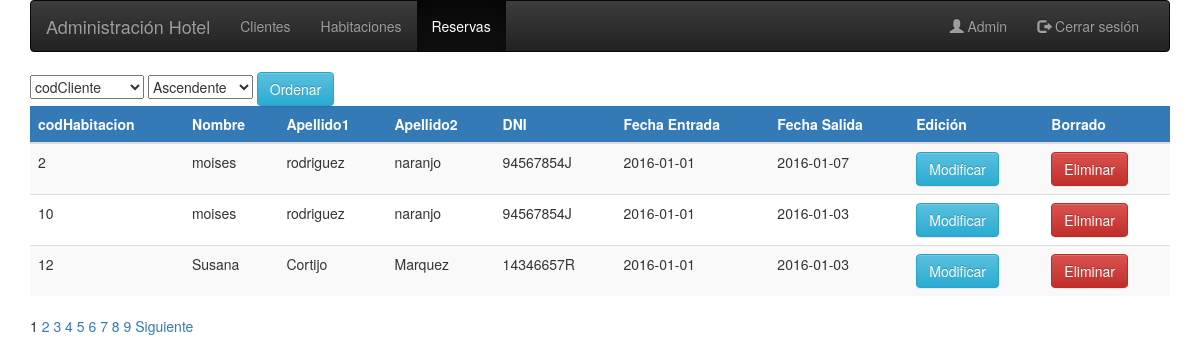
The app's page /View/administracion/inicioReservas.php (signed in), older data.
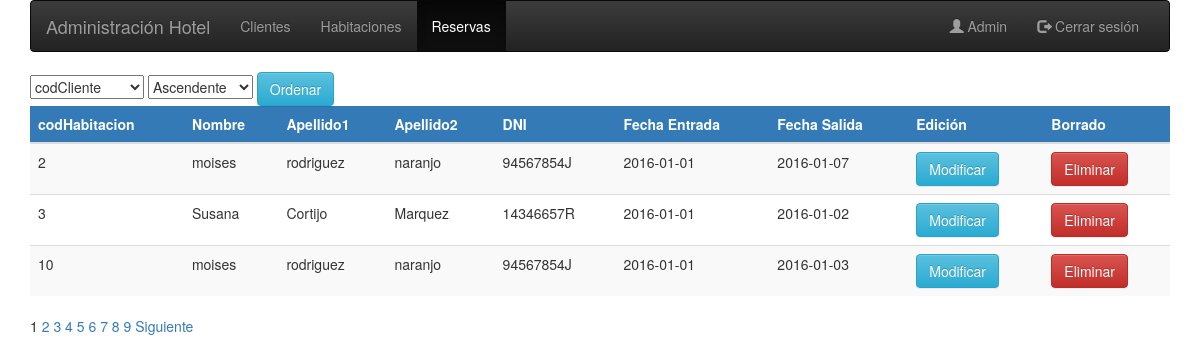
The same page, newer data.
### tables this page shows
CREATE TABLE `reserva` (
  `codHabitacion` int(10) NOT NULL,
  `codCliente` int(10) NOT NULL,
  `fechaEntrada` date NOT NULL,
  `fechaSalida` date NOT NULL
);

CREATE TABLE `habitacion` (
  `codHabitacion` int(10) NOT NULL,
  `tipo` varchar(16) NOT NULL,
  `capacidad` int(11) NOT NULL,
  `planta` int(1) NOT NULL,
  `tarifa` double NOT NULL
);

CREATE TABLE `cliente` (
  `codCliente` int(10) NOT NULL,
  `DNI` varchar(9) NOT NULL,
  `nombre` varchar(30) NOT NULL,
  `apellido1` varchar(60) NOT NULL,
  `apellido2` varchar(60) NOT NULL
);

### Controller/administracion/obtieneListaReservas.php (called while the page is built, shortened)
<?php
    require_once '../../Model/Reserva.php';
    $totalFilas = Reserva::getTotalReservas();
    $tamano_pagina = 3;
    $pagina = $_REQUEST["pagina"];
    if (empty($pagina)) {
        $pagina = 1;
    }
    if (!isset($pagina)) {
        $inicio = 0;
        $pagina = 1;
    } else {
        $inicio = ($pagina - 1) * $tamano_pagina;
    }
    $totalPaginas = ceil($totalFilas / $tamano_pagina);
    $orderBy = "ORDER BY r.fechaEntrada ASC, r.codHabitacion";
    $orden = $_REQUEST["orden"];
    $tipoOrden = $_REQUEST["tipoOrden"];
    if (!empty($tipoOrden)) {
        $orderBy .= " " . $tipoOrden;
    } else {
        $orderBy .= " ASC";
    }
    $data['reservas'] = Reserva::getReservas($orderBy, $inicio, $tamano_pagina);
    require_once '../../View/administracion/listaReservas.php';

### Model/Reserva.php (called while the page is built, shortened)
<?php
class Reserva {
    private $codHabitacion;
    private $codCliente;
    private $fechaEntrada;
    private $fechaSalida;
    private $dni;
    private $nombre;
    private $apellido1;
    private $apellido2;
    function __construct($codHabitacion, $codCliente, $fechaEntrada, $fechaSalida, $dni, $nombre, $apellido1, $apellido2) {
        $this->codHabitacion = $codHabitacion;
        $this->codCliente = $codCliente;
        $this->fechaEntrada = $fechaEntrada;
        $this->fechaSalida = $fechaSalida;
        $this->dni = $dni;
        $this->nombre = $nombre;
        $this->apellido1 = $apellido1;
        $this->apellido2 = $apellido2;
    }
    function getCodHabitacion() {
        return $this->codHabitacion;
    }
    function getCodCliente() {
        return $this->codCliente;
    }
    function getFechaEntrada() {
        return $this->fechaEntrada;
    }
    function getFechaSalida() {
        return $this->fechaSalida;
    }
    function getDni() {
        return $this->dni;
    }
    function getNombre() {
        return $this->nombre;
    }
    function getApellido1() {
        return $this->apellido1;
    }
    function getApellido2() {
        return $this->apellido2;
    }
    public static function getTotalReservas(){
        $conexion = HotelDB::connectDB();
        $seleccion = "SELECT * FROM reserva";
        $consulta = $conexion->query($seleccion);
        $total = $consulta->rowCount();
        return $total;
    }
    public static function getReservas($orderBy, $inicio, $tamano_pagina) {
        $conexion = HotelDB::connectDB();
        $seleccion = "SELECT * FROM reserva r "
                . "JOIN habitacion h ON (r.codHabitacion = h.codHabitacion) "
                . "JOIN cliente c ON (c.codCliente = r.codCliente) "
                . $orderBy . " LIMIT " . $inicio . "," . $tamano_pagina;
        $consulta = $conexion->query($seleccion);
        $reservas = [];
        while ($registro = $consulta->fetchObject()) {
            $reservas[] = new Reserva($registro->codHabitacion, $registro->codCliente,
                    $registro->fechaEntrada, $registro->fechaSalida, $registro->DNI,
                    $registro->nombre, $registro->apellido1, $registro->apellido2);
        }
        return $reservas;
    }
}

### View/administracion/listaReservas.php (the view, shortened to what the changed rows need)
<?php
  if ($_SESSION['logueadoAdmin']){
?>
    <table id="tabladatos" class="table table-striped table-hover" data-orden="<?= $orden ?>" data-tipo-orden="<?= $tipoOrden ?>">
        <thead>
            <tr class="bg-primary">
                <th>codHabitacion</th>
                <th>Nombre</th>
                <th>Apellido1</th>
                <th>Apellido2</th>
                <th>DNI</th>
                <th>Fecha Entrada</th>
                <th>Fecha Salida</th>
                <th>Edición</th>
                <th>Borrado</th>
            </tr>
        </thead>
        <tbody>
            <?php
            foreach ($data['reservas'] as $reserva) {
                ?>
                <tr id="reserva_<?= $reserva->getCodHabitacion(), $reserva->getCodCliente(), $reserva->getFechaEntrada() ?>" data-codHabitacion="<?= $reserva->getCodHabitacion() ?>" data-codCliente="<?= $reserva->getCodCliente() ?>" data-fechaEntrada="<?= $reserva->getFechaEntrada()?>">
                    <td class="codHabitacion"><?= $reserva->getCodHabitacion() ?></td>
                    <td class="nombre"><?= $reserva->getNombre() ?></td>
                    <td class="apellido1"><?= $reserva->getApellido1() ?></td>
                    <td class="apellido2"><?= $reserva->getApellido2() ?></td>
                    <td class="dni"><?= $reserva->getDni() ?></td>
                    <td class="fechaEntrada"><?= $reserva->getFechaEntrada() ?></td>
                    <td class="fechaSalida"><?= $reserva->getFechaSalida() ?></td>
                    <td>
                        <button type="button" class="btn btn-info btn-modificar">Modificar</button>
                    </td>
                    <td>
                        <button type="button" class="btn btn-danger btn-eliminar">Eliminar</button>
                    </td>
                </tr>
            <?php } ?>
        </tbody>
    </table>
    <div class="paginacion">
        <?php
        if ($totalPaginas > 1) {
            for ($i = 1; $i <= $totalPaginas; $i++) {
                if ($pagina == $i) {
                    echo "<spam class='pagActual'> ", $pagina, " </spam>";
                } else {
                    echo '  <a href data-pagina="' . $i . '">' . $i . ' </a>  ';
                }
            }
            if ($pagina != $totalPaginas) {
                echo '<a href data-pagina="' . ($pagina + 1) . '"> Siguiente</a>';
            }
        }
        ?>
    </div>
<?php
    }else{
        echo "Zona Inaccesible. Requiere Inicio de sesión";
    }

Row changes from the older to the newer data that the page shows:
no longer on this page (row unchanged): reserva: codHabitacion.codHabitacion "12", codCliente.nombre "Susana", codCliente.apellido1 "Cortijo", codCliente.apellido2 "Marquez", codCliente.DNI "14346657R", fechaEntrada "2016-01-01", fechaSalida "2016-01-03"
added reserva: codHabitacion.codHabitacion "3", codCliente.nombre "Susana", codCliente.apellido1 "Cortijo", codCliente.apellido2 "Marquez", codCliente.DNI "14346657R", fechaEntrada "2016-01-01", fechaSalida "2016-01-02"
